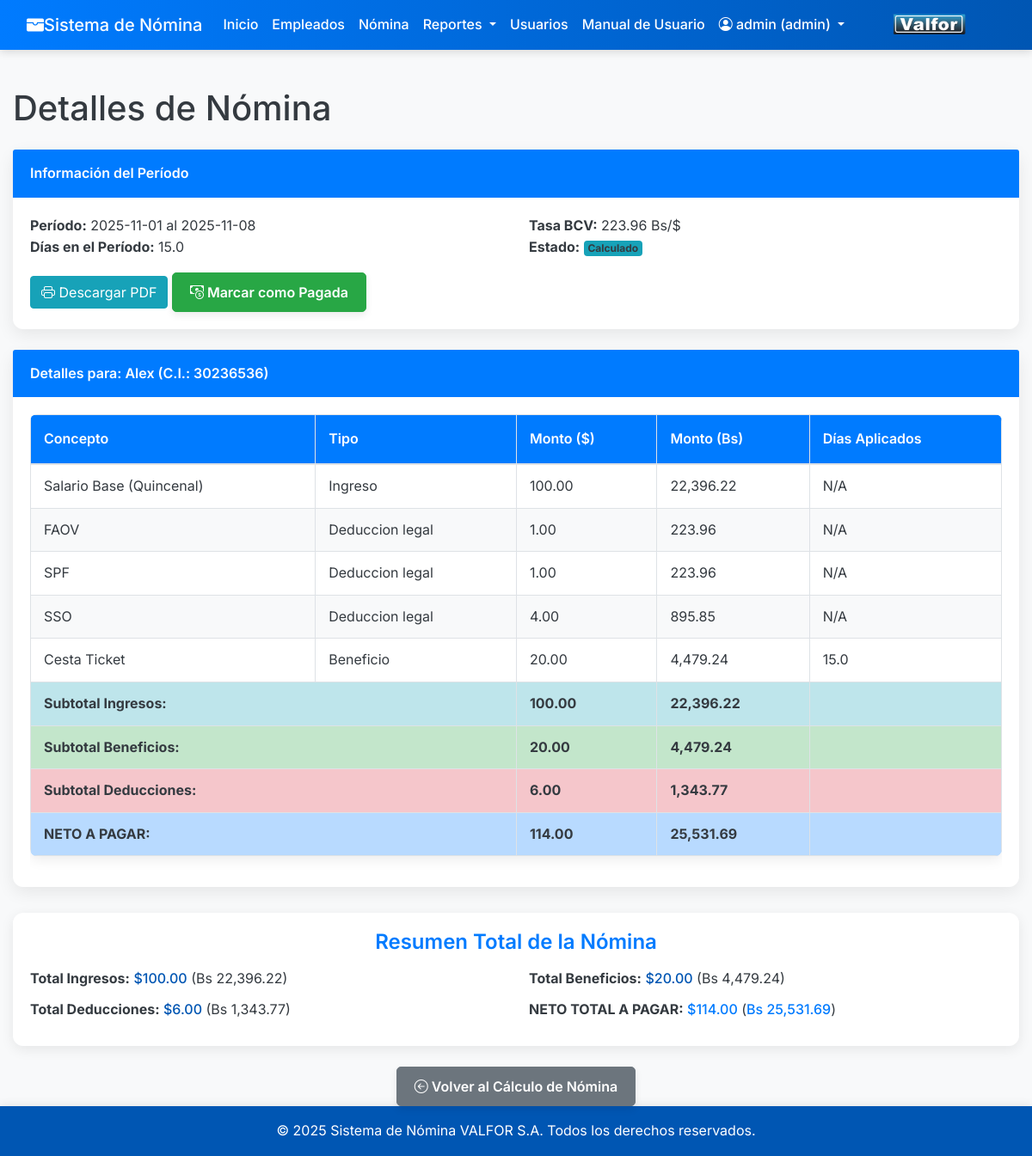
The app's page /public/payroll_details.php?period_id=7 (signed in) with its own data.
### tables this page shows
CREATE TABLE `payroll_periods` (
  `id` int(11) NOT NULL,
  `start_date` date NOT NULL,
  `end_date` date NOT NULL,
  `bcv_rate` decimal(10,4) NOT NULL,
  `days_in_period` decimal(4,1) NOT NULL,
  `status` enum('pendiente','calculado','pagado','cerrado') NOT NULL DEFAULT 'pendiente',
  `created_at` timestamp NOT NULL DEFAULT current_timestamp(),
  `updated_at` timestamp NOT NULL DEFAULT current_timestamp() ON UPDATE current_timestamp()
);

CREATE TABLE `employees` (
  `id` int(11) NOT NULL,
  `cedula` varchar(20) NOT NULL,
  `full_name` varchar(255) NOT NULL,
  `fecha_ingreso` date NOT NULL,
  `cargo` varchar(100) NOT NULL,
  `salario_base_mensual_usd` decimal(10,2) NOT NULL,
  `is_active` tinyint(1) NOT NULL DEFAULT 1,
  `created_at` timestamp NOT NULL DEFAULT current_timestamp(),
  `updated_at` timestamp NOT NULL DEFAULT current_timestamp() ON UPDATE current_timestamp(),
  `photo_path` varchar(255) DEFAULT NULL
);

CREATE TABLE `employee_payroll_details` (
  `id` int(11) NOT NULL,
  `employee_id` int(11) NOT NULL,
  `payroll_period_id` int(11) NOT NULL,
  `concept_id` int(11) NOT NULL,
  `amount_usd` decimal(10,2) DEFAULT 0.00,
  `amount_bs` decimal(12,2) DEFAULT 0.00,
  `days_applied` decimal(4,1) DEFAULT NULL,
  `notes` text DEFAULT NULL,
  `created_at` timestamp NOT NULL DEFAULT current_timestamp(),
  `updated_at` timestamp NOT NULL DEFAULT current_timestamp() ON UPDATE current_timestamp()
);

CREATE TABLE `payroll_concepts` (
  `id` int(11) NOT NULL,
  `name` varchar(100) NOT NULL,
  `type` enum('ingreso','deduccion_legal','deduccion_personal','beneficio') NOT NULL,
  `calculation_type` enum('fixed_value','percentage_of_salary','per_day_value','manual_input') NOT NULL,
  `default_value` decimal(10,2) DEFAULT NULL,
  `applies_to_all` tinyint(1) NOT NULL DEFAULT 1,
  `is_active` tinyint(1) NOT NULL DEFAULT 1,
  `created_at` timestamp NOT NULL DEFAULT current_timestamp(),
  `updated_at` timestamp NOT NULL DEFAULT current_timestamp() ON UPDATE current_timestamp()
);

### public/payroll_details.php (the view, shortened to what the rows shown need)
<?php
require_once __DIR__ . '/../includes/auth.php';
$page_title = 'Detalles de Nómina';
$pdo = getDbConnection();
$period_id = $_GET['period_id'] ?? null;
$payroll_period = null;
$payroll_details = [];
$total_summary = [
    'total_ingresos_usd' => 0,
    'total_deducciones_usd' => 0,
    'total_beneficios_usd' => 0,
    'neto_a_pagar_usd' => 0,
    'total_ingresos_bs' => 0,
    'total_deducciones_bs' => 0,
    'total_beneficios_bs' => 0,
    'neto_a_pagar_bs' => 0,
];
if (!$period_id || !is_numeric($period_id)) {
    $message = 'ID de período de nómina no especificado o inválido.';
    $message_type = 'danger';
} else {
    try {
        $stmt_period = $pdo->prepare("SELECT id, start_date, end_date, bcv_rate, days_in_period, status FROM payroll_periods WHERE id = :id");
        $stmt_period->bindParam(':id', $period_id, PDO::PARAM_INT);
        $stmt_period->execute();
        $payroll_period = $stmt_period->fetch();
        if (!$payroll_period) {
            $message = 'Período de nómina no encontrado.';
            $message_type = 'danger';
        } else {
            $stmt_details = $pdo->prepare("
                SELECT
                    epd.amount_usd, epd.amount_bs, epd.days_applied,
                    e.full_name, e.cedula, e.salario_base_mensual_usd,
                    pc.name AS concept_name, pc.type AS concept_type
                FROM
                    employee_payroll_details epd
                JOIN
                    employees e ON epd.employee_id = e.id
                JOIN
                    payroll_concepts pc ON epd.concept_id = pc.id
                WHERE
                    epd.payroll_period_id = :period_id
                ORDER BY
                    e.full_name ASC, pc.type ASC, pc.name ASC
            ");
            $stmt_details->bindParam(':period_id', $period_id, PDO::PARAM_INT);
            $stmt_details->execute();
            $raw_details = $stmt_details->fetchAll();
            foreach ($raw_details as $detail) {
                $employee_name = $detail['full_name'];
                if (!isset($payroll_details[$employee_name])) {
                    $payroll_details[$employee_name] = [
                        'cedula' => $detail['cedula'],
                        'salario_base_mensual_usd' => $detail['salario_base_mensual_usd'],
                        'concepts' => [],
                        'subtotal_ingresos_usd' => 0,
                        'subtotal_deducciones_usd' => 0,
                        'subtotal_beneficios_usd' => 0,
                        'neto_empleado_usd' => 0,
                        'subtotal_ingresos_bs' => 0,
                        'subtotal_deducciones_bs' => 0,
                        'subtotal_beneficios_bs' => 0,
                        'neto_empleado_bs' => 0,
                    ];
                }
                $payroll_details[$employee_name]['concepts'][] = $detail;
                if ($detail['concept_type'] === 'ingreso') {
                    $payroll_details[$employee_name]['subtotal_ingresos_usd'] += $detail['amount_usd'];
                    $payroll_details[$employee_name]['subtotal_ingresos_bs'] += $detail['amount_bs'];
                    $total_summary['total_ingresos_usd'] += $detail['amount_usd'];
                    $total_summary['total_ingresos_bs'] += $detail['amount_bs'];
                } elseif ($detail['concept_type'] === 'deduccion_legal' || $detail['concept_type'] === 'deduccion_personal') {
                    $payroll_details[$employee_name]['subtotal_deducciones_usd'] += $detail['amount_usd'];
                    $payroll_details[$employee_name]['subtotal_deducciones_bs'] += $detail['amount_bs'];
                    $total_summary['total_deducciones_usd'] += $detail['amount_usd'];
                    $total_summary['total_deducciones_bs'] += $detail['amount_bs'];
                } elseif ($detail['concept_type'] === 'beneficio') {
                    $payroll_details[$employee_name]['subtotal_beneficios_usd'] += $detail['amount_usd'];
                    $payroll_details[$employee_name]['subtotal_beneficios_bs'] += $detail['amount_bs'];
                    $total_summary['total_beneficios_usd'] += $detail['amount_usd'];
                    $total_summary['total_beneficios_bs'] += $detail['amount_bs'];
                }
            }
            foreach ($payroll_details as $name => &$data) {
                $data['neto_empleado_usd'] = $data['subtotal_ingresos_usd'] + $data['subtotal_beneficios_usd'] - $data['subtotal_deducciones_usd'];
                $data['neto_empleado_bs'] = $data['subtotal_ingresos_bs'] + $data['subtotal_beneficios_bs'] - $data['subtotal_deducciones_bs'];
                $total_summary['neto_a_pagar_usd'] += $data['neto_empleado_usd'];
                $total_summary['neto_a_pagar_bs'] += $data['neto_empleado_bs'];
            }
        }
    } catch (PDOException $e) {
        $message = 'Error al cargar los detalles de la nómina: ' . htmlspecialchars($e->getMessage());
        $message_type = 'danger';
    }
}
?>
<!DOCTYPE html>
<html lang="es">
<head>
    <link href="./assets/css/bootstrap.min.css" rel="stylesheet">
    <link rel="stylesheet" href="https://cdn.jsdelivr.net/npm/bootstrap-icons@1.11.3/font/bootstrap-icons.min.css">
    <link href="./assets/css/payroll_details.css" rel="stylesheet">
</head>
<body>
    <?php include __DIR__ . '/../includes/header.php';  ?>
    <div class="container mt-4">
        <h1 class="mb-4"><?php echo $page_title; ?></h1>
        <?php if ($payroll_period): ?>
            <div class="card mb-4">
                <div class="card-header">
                    Información del Período
                </div>
                <div class="card-body">
                    <div class="row">
                        <div class="col-md-6">
                            <strong>Período:</strong> <?php echo htmlspecialchars($payroll_period['start_date']); ?> al <?php echo htmlspecialchars($payroll_period['end_date']); ?>
                        </div>
                        <div class="col-md-6">
                            <strong>Tasa BCV:</strong> <?php echo number_format($payroll_period['bcv_rate'], 2); ?> Bs/$
                        </div>
                    </div>
                    <div class="row">
                        <div class="col-md-6">
                            <strong>Días en el Período:</strong> <?php echo htmlspecialchars($payroll_period['days_in_period']); ?>
                        </div>
                        <div class="col-md-6">
                            <strong>Estado:</strong>
                            <?php
                            $badge_class = 'bg-secondary';
                            switch ($payroll_period['status']) {
                                case 'calculado': $badge_class = 'bg-info'; break;
                            }
                            ?>
                            <span class="badge <?php echo $badge_class; ?>"><?php echo htmlspecialchars(ucfirst($payroll_period['status'])); ?></span>
                        </div>
                    </div>
                    <div class="mt-3 text-end">
                        <button type="button" class="btn btn-info me-2" onclick="printPayrollDetailsPDF(<?php echo $payroll_period['id']; ?>)">
                            <i class="bi bi-printer me-1"></i> Descargar PDF
                        </button>
                        <?php if ($payroll_period['status'] === 'calculado'): ?>
                            <form method="POST" action="" style="display:inline;">
                                <button type="submit" class="btn btn-success">
                                    <i class="bi bi-cash-coin me-1"></i> Marcar como Pagada
                                </button>
                            </form>
                        <?php endif; ?>
                    </div>
                </div>
            </div>
            <?php if (empty($payroll_details)): ?>
                <div class="alert alert-info" role="alert">
                    No se encontraron detalles de nómina para este período.
                </div>
            <?php else: ?>
                <?php foreach ($payroll_details as $employee_name => $data): ?>
                    <div class="card mb-4">
                        <div class="card-header">
                            Detalles para: <?php echo htmlspecialchars($employee_name); ?> (C.I.: <?php echo htmlspecialchars($data['cedula']); ?>)
                        </div>
                        <div class="card-body">
                            <div class="table-responsive">
                                <table class="table table-sm table-bordered">
                                    <thead>
                                        <tr>
                                            <th>Concepto</th>
                                            <th>Tipo</th>
                                            <th>Monto ($)</th>
                                            <th>Monto (Bs)</th>
                                            <th>Días Aplicados</th>
                                        </tr>
                                    </thead>
                                    <tbody>
                                        <?php foreach ($data['concepts'] as $concept_detail): ?>
                                            <tr>
                                                <td><?php echo htmlspecialchars($concept_detail['concept_name']); ?></td>
                                                <td><?php echo htmlspecialchars(ucfirst(str_replace('_', ' ', $concept_detail['concept_type']))); ?></td>
                                                <td><?php echo number_format($concept_detail['amount_usd'], 2); ?></td>
                                                <td><?php echo number_format($concept_detail['amount_bs'], 2); ?></td>
                                                <td><?php echo !is_null($concept_detail['days_applied']) ? htmlspecialchars($concept_detail['days_applied']) : 'N/A'; ?></td>
                                            </tr>
                                        <?php endforeach; ?>
                                    </tbody>
                                    <tfoot>
                                        <tr class="table-info">
                                            <td colspan="2" class="text-end"><strong>Subtotal Ingresos:</strong></td>
                                            <td><strong><?php echo number_format($data['subtotal_ingresos_usd'], 2); ?></strong></td>
                                            <td><strong><?php echo number_format($data['subtotal_ingresos_bs'], 2); ?></strong></td>
                                            <td></td>
                                        </tr>
                                        <tr class="table-success">
                                            <td colspan="2" class="text-end"><strong>Subtotal Beneficios:</strong></td>
                                            <td><strong><?php echo number_format($data['subtotal_beneficios_usd'], 2); ?></strong></td>
                                            <td><strong><?php echo number_format($data['subtotal_beneficios_bs'], 2); ?></strong></td>
                                            <td></td>
                                        </tr>
                                        <tr class="table-danger">
                                            <td colspan="2" class="text-end"><strong>Subtotal Deducciones:</strong></td>
                                            <td><strong><?php echo number_format($data['subtotal_deducciones_usd'], 2); ?></strong></td>
                                            <td><strong><?php echo number_format($data['subtotal_deducciones_bs'], 2); ?></strong></td>
                                            <td></td>
                                        </tr>
                                        <tr class="table-primary">
                                            <td colspan="2" class="text-end"><strong>NETO A PAGAR:</strong></td>
                                            <td><strong><?php echo number_format($data['neto_empleado_usd'], 2); ?></strong></td>
                                            <td><strong><?php echo number_format($data['neto_empleado_bs'], 2); ?></strong></td>
                                            <td></td>
                                        </tr>
                                    </tfoot>
                                </table>
                            </div>
                        </div>
                    </div>
                <?php endforeach; ?>
                <div class="total-summary">
                    <h4 class="text-center">Resumen Total de la Nómina</h4>
                    <div class="row">
                        <div class="col-md-6">
                            <strong>Total Ingresos:</strong> <span>$<?php echo number_format($total_summary['total_ingresos_usd'], 2); ?></span> (Bs <?php echo number_format($total_summary['total_ingresos_bs'], 2); ?>)
                        </div>
                        <div class="col-md-6">
                            <strong>Total Beneficios:</strong> <span>$<?php echo number_format($total_summary['total_beneficios_usd'], 2); ?></span> (Bs <?php echo number_format($total_summary['total_beneficios_bs'], 2); ?>)
                        </div>
                    </div>
                    <div class="row">
                        <div class="col-md-6">
                            <strong>Total Deducciones:</strong> <span>$<?php echo number_format($total_summary['total_deducciones_usd'], 2); ?></span> (Bs <?php echo number_format($total_summary['total_deducciones_bs'], 2); ?>)
                        </div>
                        <div class="col-md-6">
                            <strong>NETO TOTAL A PAGAR:</strong> <span class="text-primary">$<?php echo number_format($total_summary['neto_a_pagar_usd'], 2); ?></span> (<span class="text-primary">Bs <?php echo number_format($total_summary['neto_a_pagar_bs'], 2); ?></span>)
                        </div>
                    </div>
                </div>
            <?php endif; ?>
            <div class="mt-4 text-center">
                <a href="<?php echo getBaseUrl(); ?>payroll_calc.php" class="btn btn-secondary">
                    <i class="bi bi-arrow-left-circle me-1"></i> Volver al Cálculo de Nómina
                </a>
            </div>
        <?php endif; ?>
    </div>
    <?php include __DIR__ . '/../includes/footer.php';  ?>
</body>
</html>

### records on screen
payroll_periods: start_date "2025-11-01", end_date "2025-11-08", bcv_rate "223.96", days_in_period "15.0", status "Calculado"
employees: full_name "Alex"
employee_payroll_details: concept.name "Salario Base (Quincenal)", concept.type "Ingreso", amount_usd "100.00", amount_bs "22,396.22", shows "N/A"
employee_payroll_details: concept.name "FAOV", concept.type "Deduccion legal", amount_usd "1.00", amount_bs "223.96", shows "N/A"
employee_payroll_details: concept.name "SPF", concept.type "Deduccion legal", amount_usd "1.00", amount_bs "223.96", shows "N/A"
employee_payroll_details: concept.name "SSO", concept.type "Deduccion legal", amount_usd "4.00", amount_bs "895.85", shows "N/A"
employee_payroll_details: concept.name "Cesta Ticket", concept.type "Beneficio", amount_usd "20.00", amount_bs "4,479.24", days_applied "15.0"

### other values on screen
$_SESSION['username'] "admin"
getUserRole() "admin"
$page_title "Detalles de Nómina"
$data['cedula'] "30236536"
$data['subtotal_ingresos_usd'] "100.00"
$data['subtotal_ingresos_bs'] "22,396.22"
$data['subtotal_beneficios_usd'] "20.00"
$data['subtotal_beneficios_bs'] "4,479.24"
$data['subtotal_deducciones_usd'] "6.00"
$data['subtotal_deducciones_bs'] "1,343.77"
$data['neto_empleado_usd'] "114.00"
$data['neto_empleado_bs'] "25,531.69"
$total_summary['total_ingresos_usd'] "100.00"
$total_summary['total_ingresos_bs'] "22,396.22"
$total_summary['total_beneficios_usd'] "20.00"
